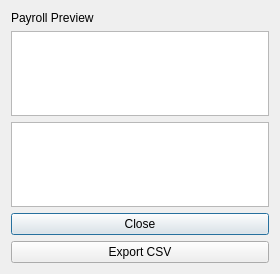
<?xml version="1.0" encoding="UTF-8"?>
<ui version="4.0">
 <class>Payview</class>
 <widget class="QDialog" name="Payview">
  <property name="geometry">
   <rect>
    <x>0</x>
    <y>0</y>
    <width>280</width>
    <height>274</height>
   </rect>
  </property>
  <property name="windowTitle">
   <string>payview — The Dollar Tracker</string>
  </property>
  <layout class="QVBoxLayout" name="layout">
   <item>
    <widget class="QLabel" name="title">
     <property name="text">
      <string>Payroll Preview</string>
     </property>
    </widget>
   </item>
   <item>
    <widget class="QTextEdit" name="area"/>
   </item>
   <item>
    <widget class="QPlainTextEdit" name="outputEdit"/>
   </item>
   <item>
    <widget class="QPushButton" name="closeBtn">
     <property name="text">
      <string>Close</string>
     </property>
    </widget>
   </item>
   <item>
    <widget class="QPushButton" name="exportCsvBtn">
     <property name="text">
      <string>Export CSV</string>
     </property>
    </widget>
   </item>
  </layout>
 </widget>
 <resources/>
 <connections/>
</ui>
